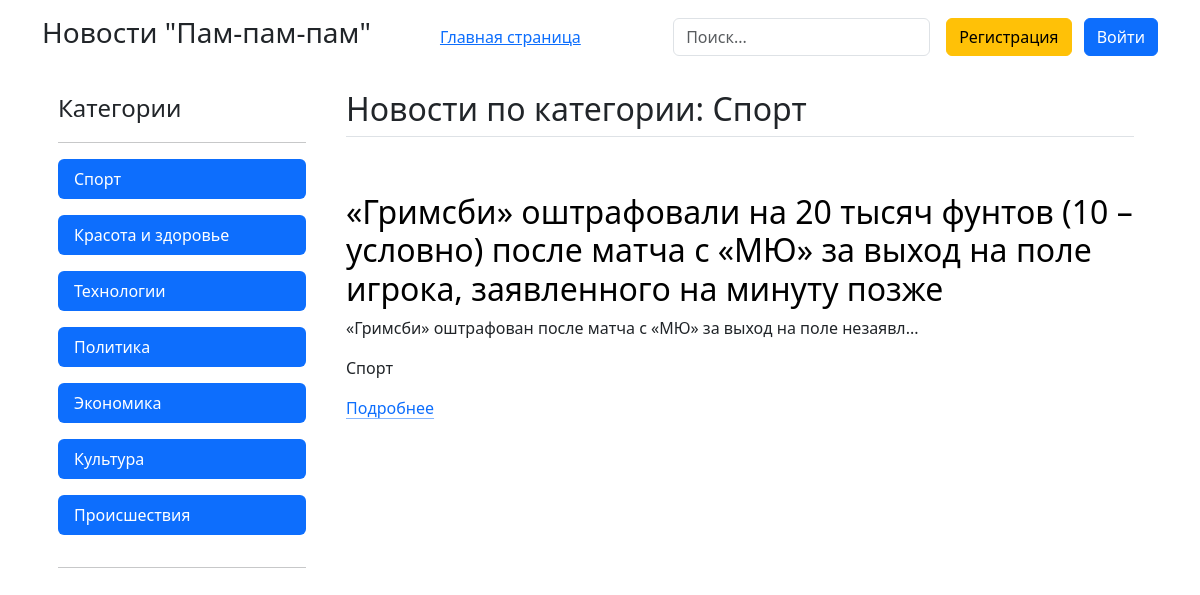
Page /category/1/ on the committed database.
### index/models.py (models this page shows)
class Category(models.Model):
    category_name = models.CharField(max_length=32)
    added_date = models.DateTimeField(auto_now_add=True)
    def __str__(self):
        return self.category_name
    class Meta:
        verbose_name_plural = 'Категория новостей'

class News(models.Model):
    news_header = models.CharField(max_length=128)
    news_text = models.TextField()
    news_category = models.ForeignKey(Category, on_delete=models.CASCADE)
    added_date = models.DateTimeField(auto_now_add=True)
    def __str__(self):
        return self.news_header
    class Meta:
        verbose_name_plural = 'Новость'

### index/views.py (the view)
# urls.py: path('category/<int:pk>/', views.category_page),
def category_page (request, pk):
    categories = Category.objects.get(id=pk)
    news = News.objects.filter(news_category=categories)
    all_categories = Category.objects.all()
    context = {
        'categories': categories,
        'news': news,
        'all_categories': all_categories
    }
    return render(request, 'news_on_category.html', context)

### index/templates/news_on_category.html (shortened to what this page needs)
<!DOCTYPE html>
<html lang="ru">
<head>
    <link rel="stylesheet" href="https://cdn.jsdelivr.net/npm/bootstrap@5.3.3/dist/css/bootstrap.min.css">
</head>
<body>
<header class="p-3">
    <div class="container">
        <div class="d-flex flex-wrap align-items-center justify-content-center justify-content-lg-start">
            <h3>Новости "Пам-пам-пам"</h3>
            <a href="/" class="nav col-12 col-lg-3 me-lg-auto mb-2 justify-content-center mb-md-0">Главная страница</a>
            <form action="/search" method="post" class="col-12 col-lg-auto mb-3 mb-lg-0 me-lg-3" role="search">
                <input name="search_product" type="search" class="form-control" placeholder="Поиск..." aria-label="Search">
            </form>
            {% if user.is_authenticated %}
            <div class="text-end">
              <a href="/logout"><button type="button" class="btn btn-primary me-2">Выйти</button></a>
              <a href="/favourite"><button type="button" class="btn btn-primary">Мои закладки</button></a>
            </div>
            {% else %}
            <div class="text-end">
              <a href="/register"><button type="button" class="btn btn-warning me-2">Регистрация</button></a>
              <a href="{% url 'login' %}"><button type="button" class="btn btn-primary">Войти</button></a>
            </div>
            {% endif %}
        </div>
    </div>
</header>
<div class="container d-flex 100">
    <div class="d-flex flex-column flex-shrink-0 p-3" style="width: 280px;">
        <span class="fs-4">Категории</span>
        <hr>
        <ul class="nav nav-pills flex-column mb-auto">
            {% for c in all_categories %}
            <li class="nav-item mb-3">
                <a href="/category/{{ c.id }}" class="nav-link active" aria-current="page">{{ c }}</a>
            </li>
            {% endfor %}
        </ul>
        <hr>
    </div>
    <div class="container px-4 py-3" id="featured-3">
    <h2 class="pb-2 border-bottom">Новости по категории: {{ categories }}</h2>
    {% for n in news %}
        <div class="row g-4 py-5 row-cols-1 row-cols-lg-1">
            <div class="feature col">
                <h3 class="fs-2 text-body-emphasis">{{ n }}</h3>
                <p>{{ n.news_text|slice:64 }}...</p>
                <p>{{ n.news_category}}</p>
                <a href="/news/{{ n.id }}" class="icon-link">Подробнее</a>
            </div>
        </div>
        {% endfor %}
    </div>
</body>
</html>

### rows in the picture
Category: category_name "Спорт"
Category: category_name "Красота и здоровье"
Category: category_name "Технологии"
Category: category_name "Политика"
Category: category_name "Экономика"
Category: category_name "Культура"
Category: category_name "Происшествия"
News: news_header "«Гримсби» оштрафовали на 20 тысяч фунтов (10 – условно) после матча с «МЮ» за выход на поле игрока, заявленного на минуту позже", news_text "«Гримсби» оштрафован после матча с «МЮ» за выход на поле незаявл", news_category "Спорт"
